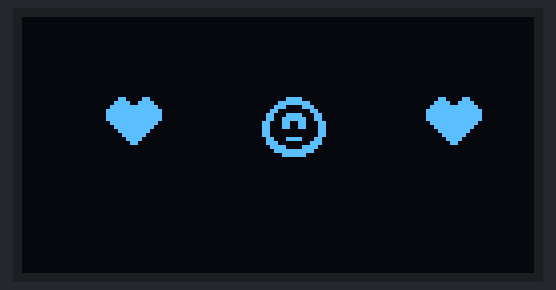
This program was run on a simulated ESP32. Parts: 128×64 one-colour display.

Above: at 0.1 s.

The program:

main.cpp
```cpp
//Ayesha Iftikhar
// 23-ntu-cs-1021
//section cs 5th A

//=================Hometask====================

//Display your name and ID using Adafruit_GFX text functions.
//-Draw a box around the text using drawRect()

// #include <Wire.h>
// #include <Adafruit_GFX.h>
// #include <Adafruit_SSD1306.h>

// // ---- OLED setup ----
// #define SCREEN_WIDTH 128
// #define SCREEN_HEIGHT 64
// #define OLED_ADDR 0x3C

// Adafruit_SSD1306 display(SCREEN_WIDTH, SCREEN_HEIGHT, &Wire, -1);

// void setup() {
//   Wire.begin(21, 22); // ESP32 default I2C pins (SDA=21, SCL=22)

//   if (!display.begin(SSD1306_SWITCHCAPVCC, OLED_ADDR)) {
//     for (;;); // Stop if OLED not found
//   }

//   display.clearDisplay();

//   // --- Display name and ID ---
//   display.setTextSize(1);                // Small text
//   display.setTextColor(SSD1306_WHITE);
//   display.setCursor(25, 20);             // X, Y position
//   display.println("Ayesha Iftikhar");

//   display.setTextSize(1);
//   display.setCursor(40, 35);
//   display.println("ID: 1021");

//   // --- Draw box around text ---
//   // drawRect(x, y, width, height, color)
//   display.drawRect(10, 10, 108, 45, SSD1306_WHITE);

//   display.display(); // Show all on OLED
// }

// void loop() {
//   // Nothing here; static display
// }


// ===================Bonus Task========================

// Display your favorites Logo, Avatar, Emoji

#include <Wire.h>
#include <Adafruit_GFX.h>
#include <Adafruit_SSD1306.h>

#define SCREEN_WIDTH 128
#define SCREEN_HEIGHT 64
#define OLED_ADDR 0x3C

Adafruit_SSD1306 display(SCREEN_WIDTH, SCREEN_HEIGHT, &Wire, -1);

// ❤ Heart Emoji (16x16)
const unsigned char heartEmoji[] PROGMEM = {
  0b00001100, 0b00110000,
  0b00011110, 0b01111000,
  0b00111111, 0b11111100,
  0b01111111, 0b11111110,
  0b01111111, 0b11111110,
  0b01111111, 0b11111110,
  0b00111111, 0b11111100,
  0b00011111, 0b11111000,
  0b00001111, 0b11110000,
  0b00000111, 0b11100000,
  0b00000011, 0b11000000,
  0b00000001, 0b10000000,
  0b00000000, 0b00000000,
  0b00000000, 0b00000000,
  0b00000000, 0b00000000,
  0b00000000, 0b00000000
};

// 🙂 Smiley Emoji (16x16)
const unsigned char smileyEmoji[] PROGMEM = {
  0b00000011, 0b11000000,
  0b00001111, 0b11110000,
  0b00011100, 0b00111000,
  0b00110000, 0b00001100,
  0b01100011, 0b11000110,
  0b01100111, 0b11100110,
  0b11000110, 0b01100011,
  0b11000110, 0b01100011,
  0b11000000, 0b00000011,
  0b11000000, 0b00000011,
  0b01100011, 0b11000110,
  0b01110000, 0b00001110,
  0b00111100, 0b00111100,
  0b00011111, 0b11111000,
  0b00000111, 0b11100000,
  0b00000000, 0b00000000
};

void setup() {
  Wire.begin(21, 22);

  if (!display.begin(SSD1306_SWITCHCAPVCC, OLED_ADDR)) {
    for (;;);
  }

  display.clearDisplay();

  // Draw multiple emojis on screen
  display.drawBitmap(20, 20, heartEmoji, 16, 16, SSD1306_WHITE);
  display.drawBitmap(60, 20, smileyEmoji, 16, 16, SSD1306_WHITE);
  display.drawBitmap(100, 20, heartEmoji, 16, 16, SSD1306_WHITE);

  display.display();
}

void loop() {
  // Nothing in loop
}
```
